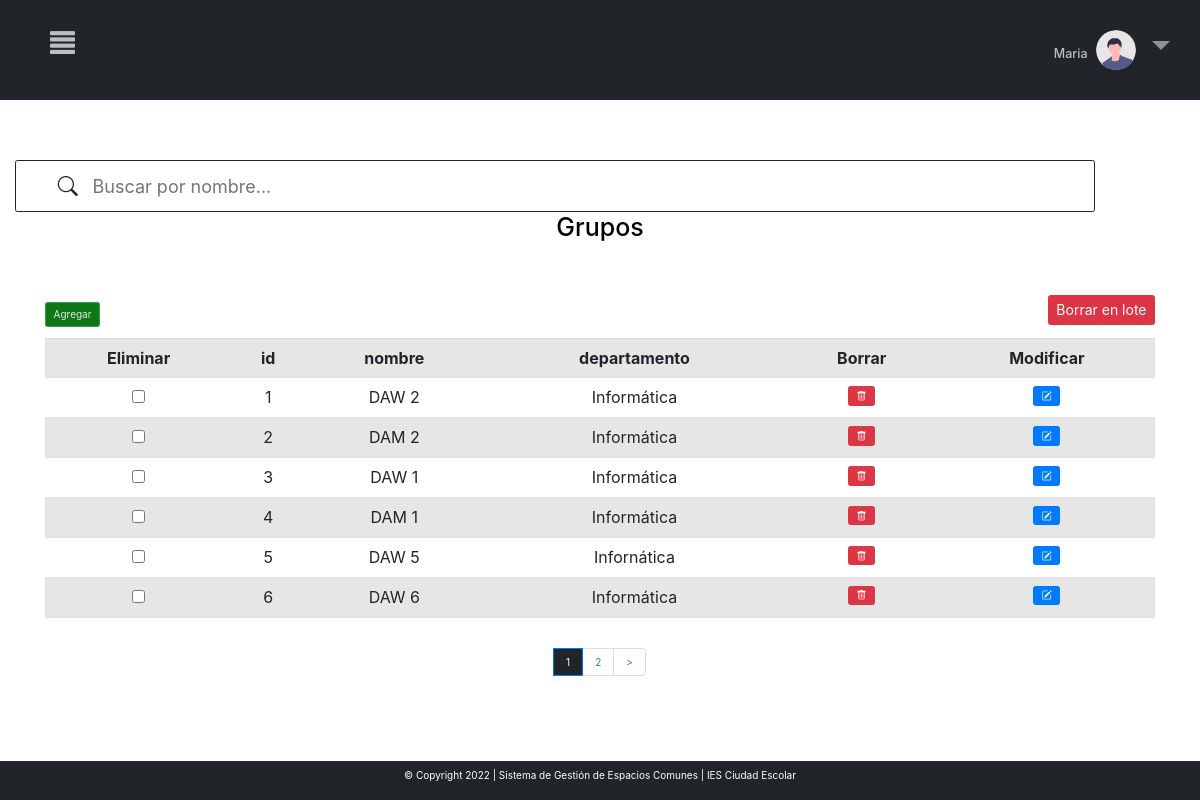
Page /MVC_proyectofinal/inicio.php?c=crudGrupos&page=1 (signed in) on the committed database.
### tables this page shows
CREATE TABLE `grupos` (
  `id` int(6) UNSIGNED NOT NULL,
  `nombre` varchar(30) NOT NULL,
  `departamento` varchar(80) NOT NULL
);

### MVC_proyectofinal/controller/controller.php (called while the page is built, shortened)
<?php
require_once ("models/crud.php");
class Control{
    function __construct()
    {
        $this->crud=new Crud();
    }
    function crudGrupos(){
        include_once ("views/crudGrupos.php");
    }
}
?>

### MVC_proyectofinal/models/conexion.php (called while the page is built)
<?php
class Conexion{
    public function conexion(){
        try{
            $conexion=new PDO("mysql:host=localhost;dbname=sgec","root","");
            $conexion->setAttribute(PDO::ATTR_ERRMODE,PDO::ERRMODE_EXCEPTION);
            return $conexion;
        }
        catch(PDOException $e){
            echo $e->getMessage();
            return null;
        }
    }
}
?>

### MVC_proyectofinal/models/crud.php (called while the page is built, shortened)
<?php
include("conexion.php");
class Crud extends Conexion{
    private $conexion;
    function __construct()
    {
        $this->conexion=parent::conexion();
    }
    function crudGrupos($opc,$iteams_pagina=null,$offset=null){
        if($opc==1){
            $sql="SELECT count(*) FROM grupos";
            $consulta=$this->conexion->prepare($sql);
            $consulta->execute();
            $count=$consulta->fetch(PDO::FETCH_NUM);
            return $count;
        }
        elseif($opc==2){
            $sql="SELECT * FROM grupos ORDER BY id ASC LIMIT ".$iteams_pagina." OFFSET ".$offset."";
            $consulta=$this->conexion->prepare($sql);
            $consulta->execute();
            $consult=$consulta->fetchAll(PDO::FETCH_ASSOC);
            $keys=array_keys($consult[0]);
            return array($consult,$keys);
        }
    }
}
?>

### MVC_proyectofinal/views/crudGrupos.php (the view, shortened to what this page needs)
<html lang="en" style="    overflow-x: hidden;">
<head>
<link rel="stylesheet" href="https://cdn.jsdelivr.net/npm/bootstrap-icons@1.8.1/font/bootstrap-icons.css">
<link rel="stylesheet" href="libs/bootstrap-5.1.3-dist/css/bootstrap.min.css">
</head>
<body>
<?php include "menu.php";
$count=$this->crud->crudGrupos(1);
if($count[0]==0){
    echo '
    <div class="row >
    <div class="col-md-12 ">
    <h1 class="display-3"> No se han creado grupos aún</h1>';
    echo "<a href='?c=crudGrupos&page=".$_GET['page']."&crear=1'><button name='crear'  class='btn btn-success'> Agregar</button></a>
    ";
    if(isset($_GET["crear"])){
        if(isset($_SESSION['vacio'])){
            echo $_SESSION['vacio'];
            unset($_SESSION['vacio']);
        }
        echo "<div style='    width: 100%;
        display: flex;
        align-items: center;
        justify-content: center;
        align-content: center;'><form action='?c=crearGrupos&pag=".$_GET['page']."' method='post' > <table class='table table-striped bg-white ' style='margin-top:2%'>";
                echo '<tr>';
                echo '<th> id</th>';
                echo '<th> nombre</th>';
                echo '<th> departamento</th>';
                ;
                echo '</tr>';
                echo '<tr>';
                echo "<td><input type='number' name='dato[]' style='width:210px'></input></td>";
                echo "<td><input type='text' name='dato[]' style='width:220px'></input></td>";
                echo "<td><input type='text' name='dato[]' style='width:220px'></input></td>";
                echo '</tr>';
                echo "</table>";
        echo "<input class='btn btn-primary'  type='submit'  name='agregar-ult' value='Crear'>  </input>";
        echo "<input  class='btn btn-danger'type='submit'  name='cancelar' value='Cancelar'></input>";
        echo "</form></div>";
    }
    echo '</div>
    </div>
    </div>';
}
else{
$iteams_pagina=6;
$total_pages=ceil($count[0]/$iteams_pagina);
$page=0;
if(isset($_GET["page"]) && !empty($_GET["page"])){
    $page=$_GET["page"];
}else{
    $page=1;
}
$offset=($page-1) * $iteams_pagina;
$result=$this->crud->crudGrupos(2,$iteams_pagina,$offset);
?>
<div class="row" style="margin-top:5%">
<?php include "barraBusquedaGrupos/barra.php"; ?>
                <div class="col-md-12 ">
                <h1 style="color:black; text-align:center; margin-bottom:0%; background-color:white" >Grupos</h1>
<?php
       echo '<div class="container" style="margin-top:60px;">
       <div class="row">
                       <div class="col-md-12 ">';
        echo "<a href='?c=crudGrupos&page=".$_GET['page']."&crear=1'><button name='crear'  class='btn btn-success'> Agregar</button></a>  ";
       echo  '<div class="table-responsive-sm">
       <table class="table table-striped bg-white table-hover" style="text-align: center; margin-top:1%">';
       echo "<tr ><th>Eliminar</th>";
        foreach($result[1] as $indice){
            echo "<th>".$indice."</th>";
        }
        echo "<th>Borrar</th>";
        echo "<th>Modificar</th>";
        echo "</tr>";
        ?>
<form action="?c=borrarGrupos&pag=<?php echo $_GET["page"]?>" method="post">
<input type='submit' name='borrar' value='Borrar en lote' class='btn btn-danger' style="float:right;   margin-top: -43px; font-size:14px " >
<?php
        foreach($result[0] as $indice=>$dato){
            echo "<td><input type='checkbox' name='eliminar[]' value=' ".$dato['id']."'</td>";
            foreach($dato as $x=>$y){
                echo "<td>".$y."</td>";
            }
            ?>
            <td>
            <a class="btn btn-danger"  href="?c=borrarGrupos&id=<?php echo $dato["id"] ?>&pag=<?php echo $_GET["page"]?>"><i class="bi bi-trash"></i></a>
            </td>
            <td><button  title="Modificar" class="btn btn-primary" name="modificar" value="<?php echo $dato["id"] ?>"> <i class="bi bi-pencil-square"></i></button></td>
            <?php
            }
  ?>
           </table>
        </div>
        </div>
 <?php
echo "<br>";
?>
<div style="margin-bottom: 100px;
    display: flex;
    justify-content: center">
    <nav aria-label="...">
		<ul class="pagination">
            <li class="page-item active" >
				<?php for($i=0;$i<=$total_pages;$i++):
                    if($i==$_GET["page"]){
                    ?>
                    <a class="page-link" style="color: white!important;
                    background-color: #212529!important;" href="inicio.php?c=crudGrupos&page=<?php echo $_GET['page']?>"><?php echo $i ?></a>
                    </li>
                    <li class="page-item" style="<?php echo $i==$total_pages ? 'display:none' : '' ?>">
                    <a class="page-link" href="inicio.php?c=crudGrupos&page=<?php echo $_GET['page']+1?>"><?php echo $i+1 ?></a>
				<?php }
                endfor ?>
                    </li>
                <li style="<?php echo $_GET['page']==$total_pages ? 'display:none' : '' ?>">
				<a class="page-link" href="inicio.php?c=crudGrupos&page=<?php echo $_GET['page']+1?>">></a>
			</li>
		</ul>
    </nav>
</div>
<?php } ?>
</body>
</html>

### MVC_proyectofinal/libs/css/estilos.css (style rules this page uses)
th { text-align: center !important; }
li.page-item.active a.page-link { background-color: #1A3C40 !important; color:#708588 !important }
.btn.btn-success { background-color: #107717; color:#E2E7E7 }
.active, .accordion:hover { background-color: #ccc; }

### MVC_proyectofinal/views/menu.php (style rules this page uses)
body { overflow-x: hidden; }
body { font-family: "Lato", sans-serif; }

### MVC_proyectofinal/views/barraBusquedaGrupos/barra.php (style rules this page uses)
.active, .accordion:hover { background-color: white; }

### rows in the picture
grupos: id "1", nombre "DAW 2", departamento "Informática"
grupos: id "2", nombre "DAM 2", departamento "Informática"
grupos: id "3", nombre "DAW 1", departamento "Informática"
grupos: id "4", nombre "DAM 1", departamento "Informática"
grupos: id "5", nombre "DAW 5", departamento "Infornática"
grupos: id "6", nombre "DAW 6", departamento "Informática"

### other values in the picture
$_SESSION['nombre'] "Maria"
$indice "id"
$indice "nombre"
$indice "departamento"
